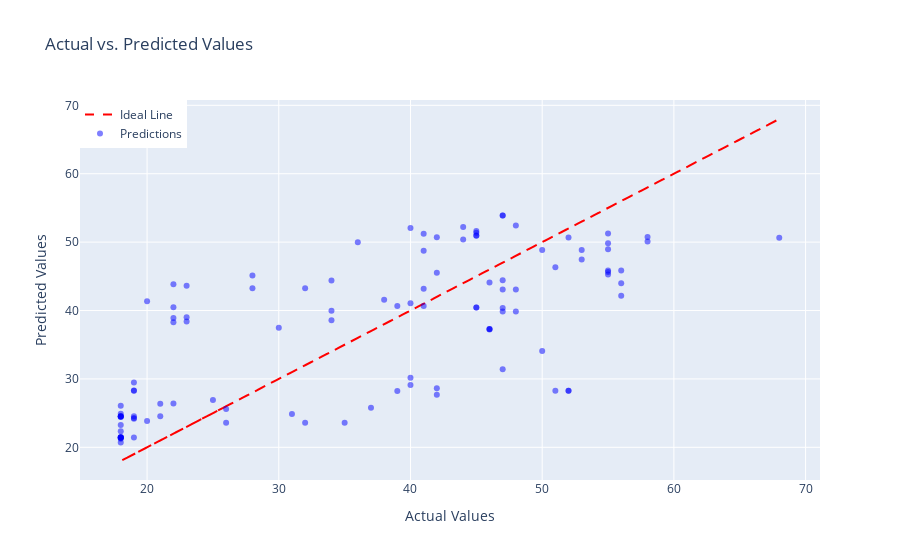
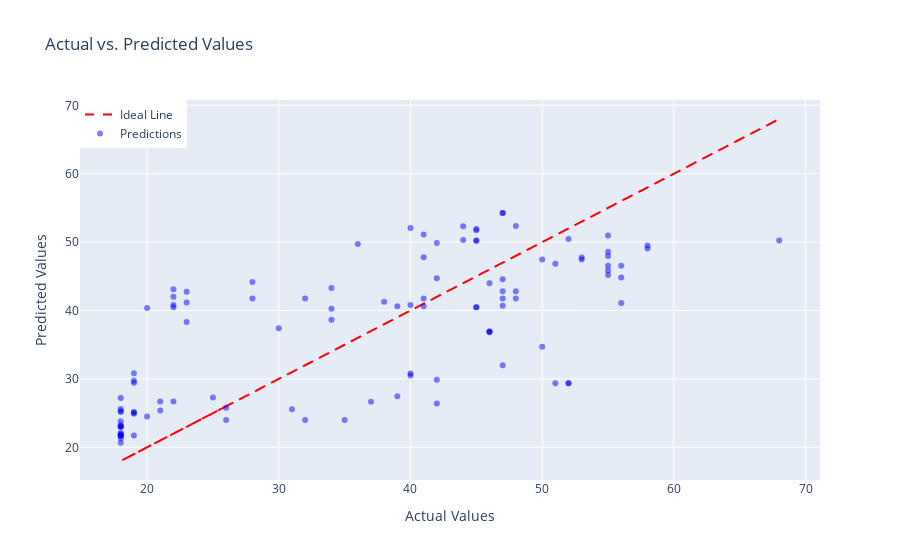
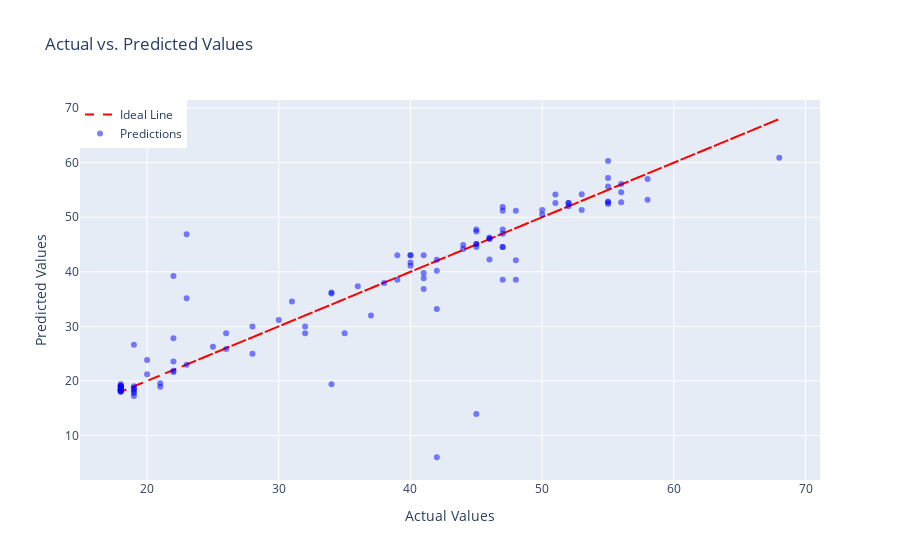

Notebook cell for these charts, in order:
### Code cell
plot_predict_vs_actual(y_test, lr_pred)
plot_predict_vs_actual(y_test, elastic_net_pred)
plot_predict_vs_actual(y_test, xgboost_pred)
